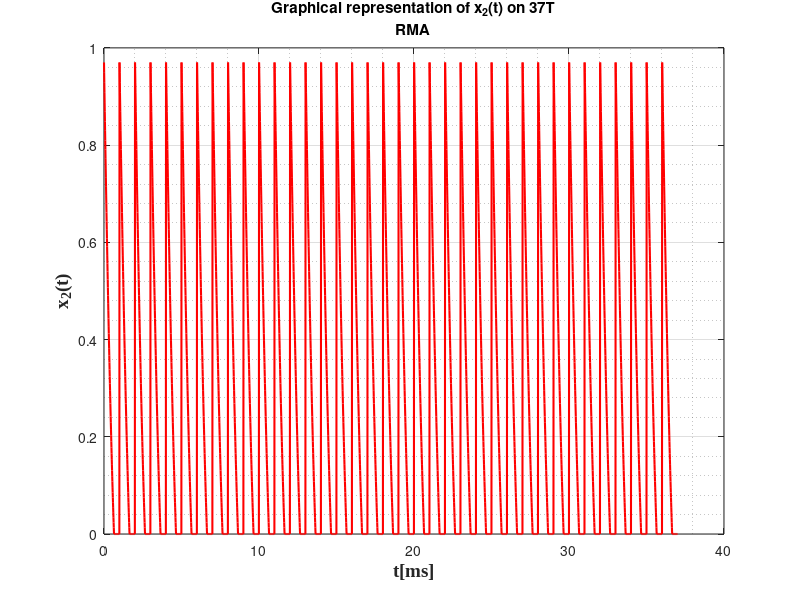

MATLAB code to generate this figure:
%x2(t) 
T_2=1;
t = linspace(0,1,100);
x = 0.86*t.^2-2.05*t+0.97;
v=ones(1,37);
x2=x'*v;
x2=x2(:);
for i = 1:3700
    if x2(i) < 0
        x2(i) = 0;
    end
end
T2=linspace(0,37*T_2,(T_2+1)*37*50);
T2=T2(:);
figure(3);
plot(T2,x2,'r','LineWidth',1.5);
grid on;
grid minor;
xlabel('t[ms]', 'fontweight', 'bold', 'fontsize', 14, 'FontName', 'Times New Roman');
ylabel('x_{2}(t)','fontweight','bold','fontsize', 14, 'FontName', 'Times New Roman');
title({'Graphical representation of x_{2}(t) on 37T';'RMA'});

